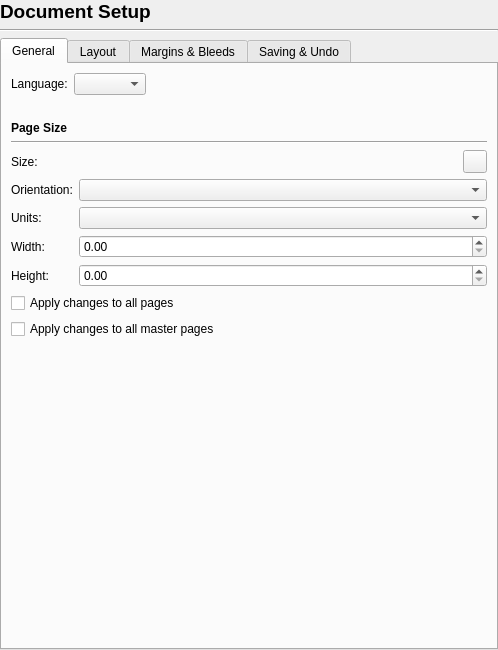
<?xml version="1.0" encoding="UTF-8"?>
<ui version="4.0">
 <class>Prefs_DocumentSetup</class>
 <widget class="QWidget" name="Prefs_DocumentSetup">
  <property name="geometry">
   <rect>
    <x>0</x>
    <y>0</y>
    <width>498</width>
    <height>650</height>
   </rect>
  </property>
  <layout class="QVBoxLayout" name="verticalLayout_2">
   <property name="leftMargin">
    <number>0</number>
   </property>
   <property name="topMargin">
    <number>0</number>
   </property>
   <property name="rightMargin">
    <number>0</number>
   </property>
   <property name="bottomMargin">
    <number>0</number>
   </property>
   <item>
    <widget class="QLabel" name="titleLabel">
     <property name="font">
      <font>
       <pointsize>14</pointsize>
       <bold>true</bold>
      </font>
     </property>
     <property name="text">
      <string>Document Setup</string>
     </property>
    </widget>
   </item>
   <item>
    <widget class="Line" name="line">
     <property name="orientation">
      <enum>Qt::Orientation::Horizontal</enum>
     </property>
    </widget>
   </item>
   <item>
    <widget class="QTabWidget" name="tabWidget">
     <property name="currentIndex">
      <number>0</number>
     </property>
     <widget class="QWidget" name="sizeTab">
      <attribute name="title">
       <string>General</string>
      </attribute>
      <layout class="QVBoxLayout" name="verticalLayout_4">
       <item>
        <layout class="QHBoxLayout" name="horizontalLayout_3">
         <item>
          <widget class="QLabel" name="label_3">
           <property name="text">
            <string>Language:</string>
           </property>
          </widget>
         </item>
         <item>
          <widget class="QComboBox" name="languageComboBox"/>
         </item>
         <item>
          <spacer name="horizontalSpacer_3">
           <property name="orientation">
            <enum>Qt::Orientation::Horizontal</enum>
           </property>
           <property name="sizeHint" stdset="0">
            <size>
             <width>40</width>
             <height>20</height>
            </size>
           </property>
          </spacer>
         </item>
        </layout>
       </item>
       <item>
        <spacer name="verticalSpacer">
         <property name="orientation">
          <enum>Qt::Orientation::Vertical</enum>
         </property>
         <property name="sizeType">
          <enum>QSizePolicy::Policy::Fixed</enum>
         </property>
         <property name="sizeHint" stdset="0">
          <size>
           <width>20</width>
           <height>20</height>
          </size>
         </property>
        </spacer>
       </item>
       <item>
        <widget class="QLabel" name="pageSizeTitleLabel">
         <property name="font">
          <font>
           <bold>true</bold>
          </font>
         </property>
         <property name="text">
          <string>Page Size</string>
         </property>
        </widget>
       </item>
       <item>
        <widget class="Line" name="line_2">
         <property name="orientation">
          <enum>Qt::Orientation::Horizontal</enum>
         </property>
        </widget>
       </item>
       <item>
        <layout class="QFormLayout" name="formLayout">
         <item row="0" column="0">
          <widget class="QLabel" name="pageSizeLabel">
           <property name="text">
            <string>Size:</string>
           </property>
          </widget>
         </item>
         <item row="0" column="1">
          <layout class="QHBoxLayout" name="pageSizeLayout">
           <item>
            <widget class="PageSizeSelector" name="pageSizeSelector" native="true"/>
           </item>
           <item>
            <widget class="QToolButton" name="pageSizeLinkToolButton">
             <property name="arrowType">
              <enum>Qt::ArrowType::NoArrow</enum>
             </property>
            </widget>
           </item>
          </layout>
         </item>
         <item row="1" column="0">
          <widget class="QLabel" name="pageOrientatioLabel">
           <property name="text">
            <string>Orientation:</string>
           </property>
           <property name="buddy">
            <cstring>pageOrientationComboBox</cstring>
           </property>
          </widget>
         </item>
         <item row="1" column="1">
          <widget class="QComboBox" name="pageOrientationComboBox"/>
         </item>
         <item row="2" column="0">
          <widget class="QLabel" name="pageUnitsLabel">
           <property name="text">
            <string>Units:</string>
           </property>
           <property name="buddy">
            <cstring>pageUnitsComboBox</cstring>
           </property>
          </widget>
         </item>
         <item row="2" column="1">
          <widget class="QComboBox" name="pageUnitsComboBox"/>
         </item>
         <item row="3" column="0">
          <widget class="QLabel" name="pageWidthLabel">
           <property name="text">
            <string>Width:</string>
           </property>
           <property name="buddy">
            <cstring>pageWidthSpinBox</cstring>
           </property>
          </widget>
         </item>
         <item row="3" column="1">
          <widget class="ScrSpinBox" name="pageWidthSpinBox"/>
         </item>
         <item row="4" column="0">
          <widget class="QLabel" name="pageHeightLabel">
           <property name="text">
            <string>Height:</string>
           </property>
           <property name="buddy">
            <cstring>pageHeightSpinBox</cstring>
           </property>
          </widget>
         </item>
         <item row="4" column="1">
          <widget class="ScrSpinBox" name="pageHeightSpinBox"/>
         </item>
        </layout>
       </item>
       <item>
        <widget class="QCheckBox" name="applySizesToAllPagesCheckBox">
         <property name="text">
          <string>Apply changes to all pages</string>
         </property>
        </widget>
       </item>
       <item>
        <widget class="QCheckBox" name="applySizesToAllMasterPagesCheckBox">
         <property name="text">
          <string>Apply changes to all master pages</string>
         </property>
        </widget>
       </item>
       <item>
        <spacer name="verticalSpacer_5">
         <property name="orientation">
          <enum>Qt::Orientation::Vertical</enum>
         </property>
         <property name="sizeHint" stdset="0">
          <size>
           <width>20</width>
           <height>20</height>
          </size>
         </property>
        </spacer>
       </item>
      </layout>
     </widget>
     <widget class="QWidget" name="layoutTab">
      <attribute name="title">
       <string>Layout</string>
      </attribute>
      <layout class="QVBoxLayout" name="verticalLayout_6">
       <item>
        <widget class="QLabel" name="pageLayoutTitleLabel">
         <property name="font">
          <font>
           <bold>true</bold>
          </font>
         </property>
         <property name="text">
          <string>Page Layout</string>
         </property>
        </widget>
       </item>
       <item>
        <widget class="Line" name="line_3">
         <property name="orientation">
          <enum>Qt::Orientation::Horizontal</enum>
         </property>
        </widget>
       </item>
       <item>
        <layout class="QFormLayout" name="pageLayoutLayout">
         <item row="4" column="0">
          <widget class="QLabel" name="layoutFirstPageIsLabel">
           <property name="text">
            <string>First Page is:</string>
           </property>
           <property name="buddy">
            <cstring>layoutFirstPageIsComboBox</cstring>
           </property>
          </widget>
         </item>
         <item row="4" column="1">
          <widget class="QComboBox" name="layoutFirstPageIsComboBox">
           <property name="sizeAdjustPolicy">
            <enum>QComboBox::SizeAdjustPolicy::AdjustToContents</enum>
           </property>
          </widget>
         </item>
         <item row="3" column="1">
          <widget class="QRadioButton" name="fourFoldRadioButton">
           <property name="text">
            <string>4-Fold</string>
           </property>
           <attribute name="buttonGroup">
            <string notr="true">pageLayoutButtonGroup</string>
           </attribute>
          </widget>
         </item>
         <item row="2" column="1">
          <widget class="QRadioButton" name="threeFoldRadioButton">
           <property name="text">
            <string>3-Fold</string>
           </property>
           <attribute name="buttonGroup">
            <string notr="true">pageLayoutButtonGroup</string>
           </attribute>
          </widget>
         </item>
         <item row="1" column="1">
          <widget class="QRadioButton" name="facingPagesRadioButton">
           <property name="text">
            <string>Facing Pages</string>
           </property>
           <attribute name="buttonGroup">
            <string notr="true">pageLayoutButtonGroup</string>
           </attribute>
          </widget>
         </item>
         <item row="0" column="1">
          <widget class="QRadioButton" name="singlePageRadioButton">
           <property name="text">
            <string>Single Page</string>
           </property>
           <property name="checked">
            <bool>true</bool>
           </property>
           <attribute name="buttonGroup">
            <string notr="true">pageLayoutButtonGroup</string>
           </attribute>
          </widget>
         </item>
         <item row="5" column="0">
          <widget class="QLabel" name="layoutBindingDirectionLabel">
           <property name="text">
            <string>Binding Direction:</string>
           </property>
          </widget>
         </item>
         <item row="5" column="1">
          <widget class="QRadioButton" name="leftToRightRadioButton">
           <property name="text">
            <string>Left to Right</string>
           </property>
           <attribute name="buttonGroup">
            <string notr="true">bindingDirectionButtonGroup</string>
           </attribute>
          </widget>
         </item>
         <item row="6" column="1">
          <widget class="QRadioButton" name="rightToLeftRadioButton">
           <property name="text">
            <string>Right to Left</string>
           </property>
           <attribute name="buttonGroup">
            <string notr="true">bindingDirectionButtonGroup</string>
           </attribute>
          </widget>
         </item>
        </layout>
       </item>
       <item>
        <spacer name="verticalSpacer_8">
         <property name="orientation">
          <enum>Qt::Orientation::Vertical</enum>
         </property>
         <property name="sizeHint" stdset="0">
          <size>
           <width>20</width>
           <height>353</height>
          </size>
         </property>
        </spacer>
       </item>
      </layout>
     </widget>
     <widget class="QWidget" name="marginsTab">
      <attribute name="title">
       <string>Margins &amp;&amp; Bleeds</string>
      </attribute>
      <layout class="QVBoxLayout" name="verticalLayout_3">
       <property name="leftMargin">
        <number>0</number>
       </property>
       <property name="topMargin">
        <number>0</number>
       </property>
       <property name="rightMargin">
        <number>0</number>
       </property>
       <property name="bottomMargin">
        <number>0</number>
       </property>
       <item>
        <widget class="QScrollArea" name="scrollArea">
         <property name="frameShape">
          <enum>QFrame::Shape::NoFrame</enum>
         </property>
         <property name="frameShadow">
          <enum>QFrame::Shadow::Plain</enum>
         </property>
         <property name="lineWidth">
          <number>0</number>
         </property>
         <property name="widgetResizable">
          <bool>true</bool>
         </property>
         <widget class="QWidget" name="scrollAreaWidgetContents">
          <property name="geometry">
           <rect>
            <x>0</x>
            <y>0</y>
            <width>283</width>
            <height>236</height>
           </rect>
          </property>
          <layout class="QVBoxLayout" name="verticalLayout_5">
           <item>
            <widget class="QLabel" name="marginsTitleLabel">
             <property name="font">
              <font>
               <bold>true</bold>
              </font>
             </property>
             <property name="text">
              <string>Margins</string>
             </property>
            </widget>
           </item>
           <item>
            <widget class="Line" name="line_5">
             <property name="orientation">
              <enum>Qt::Orientation::Horizontal</enum>
             </property>
            </widget>
           </item>
           <item>
            <layout class="QHBoxLayout" name="horizontalLayout_6">
             <property name="leftMargin">
              <number>0</number>
             </property>
             <property name="topMargin">
              <number>0</number>
             </property>
             <property name="rightMargin">
              <number>0</number>
             </property>
             <property name="bottomMargin">
              <number>0</number>
             </property>
             <item>
              <widget class="NewMarginWidget" name="marginsWidget" native="true"/>
             </item>
             <item>
              <spacer name="horizontalSpacer_6">
               <property name="orientation">
                <enum>Qt::Orientation::Horizontal</enum>
               </property>
               <property name="sizeHint" stdset="0">
                <size>
                 <width>40</width>
                 <height>20</height>
                </size>
               </property>
              </spacer>
             </item>
            </layout>
           </item>
           <item>
            <widget class="QCheckBox" name="applyMarginsToAllPagesCheckBox">
             <property name="text">
              <string>Apply changes to all pages</string>
             </property>
            </widget>
           </item>
           <item>
            <widget class="QCheckBox" name="applyMarginsToAllMasterPagesCheckBox">
             <property name="text">
              <string>Apply changes to all master pages</string>
             </property>
            </widget>
           </item>
           <item>
            <spacer name="verticalSpacer_3">
             <property name="orientation">
              <enum>Qt::Orientation::Vertical</enum>
             </property>
             <property name="sizeType">
              <enum>QSizePolicy::Policy::Fixed</enum>
             </property>
             <property name="sizeHint" stdset="0">
              <size>
               <width>20</width>
               <height>20</height>
              </size>
             </property>
            </spacer>
           </item>
           <item>
            <widget class="QLabel" name="bleedsTitleLabel">
             <property name="font">
              <font>
               <bold>true</bold>
              </font>
             </property>
             <property name="text">
              <string>Bleeds</string>
             </property>
            </widget>
           </item>
           <item>
            <widget class="Line" name="line_4">
             <property name="orientation">
              <enum>Qt::Orientation::Horizontal</enum>
             </property>
            </widget>
           </item>
           <item>
            <layout class="QHBoxLayout" name="horizontalLayout_7">
             <property name="leftMargin">
              <number>0</number>
             </property>
             <property name="topMargin">
              <number>0</number>
             </property>
             <property name="rightMargin">
              <number>0</number>
             </property>
             <property name="bottomMargin">
              <number>0</number>
             </property>
             <item>
              <widget class="NewMarginWidget" name="bleedsWidget" native="true"/>
             </item>
             <item>
              <spacer name="horizontalSpacer_7">
               <property name="orientation">
                <enum>Qt::Orientation::Horizontal</enum>
               </property>
               <property name="sizeHint" stdset="0">
                <size>
                 <width>40</width>
                 <height>20</height>
                </size>
               </property>
              </spacer>
             </item>
            </layout>
           </item>
           <item>
            <spacer name="verticalSpacer_4">
             <property name="orientation">
              <enum>Qt::Orientation::Vertical</enum>
             </property>
             <property name="sizeHint" stdset="0">
              <size>
               <width>20</width>
               <height>0</height>
              </size>
             </property>
            </spacer>
           </item>
          </layout>
         </widget>
        </widget>
       </item>
      </layout>
     </widget>
     <widget class="QWidget" name="saveTab">
      <attribute name="title">
       <string>Saving &amp;&amp; Undo</string>
      </attribute>
      <layout class="QVBoxLayout" name="verticalLayout">
       <item>
        <widget class="QCheckBox" name="saveCompressedCheckBox">
         <property name="text">
          <string>Save in Compressed Format</string>
         </property>
        </widget>
       </item>
       <item>
        <widget class="QCheckBox" name="emergencyCheckBox">
         <property name="text">
          <string>Try to save an &quot;Emergency File&quot; in case of a crash</string>
         </property>
        </widget>
       </item>
       <item>
        <spacer name="verticalSpacer_6">
         <property name="orientation">
          <enum>Qt::Orientation::Vertical</enum>
         </property>
         <property name="sizeType">
          <enum>QSizePolicy::Policy::Fixed</enum>
         </property>
         <property name="sizeHint" stdset="0">
          <size>
           <width>20</width>
           <height>20</height>
          </size>
         </property>
        </spacer>
       </item>
       <item>
        <widget class="QLabel" name="autosaveTitleLable">
         <property name="font">
          <font>
           <bold>true</bold>
          </font>
         </property>
         <property name="text">
          <string>Autosave</string>
         </property>
        </widget>
       </item>
       <item>
        <widget class="Line" name="line_6">
         <property name="orientation">
          <enum>Qt::Orientation::Horizontal</enum>
         </property>
        </widget>
       </item>
       <item>
        <widget class="QCheckBox" name="autosaveCheckBox">
         <property name="text">
          <string>Enable automatic saving of documents</string>
         </property>
        </widget>
       </item>
       <item>
        <layout class="QHBoxLayout" name="horizontalLayout">
         <item>
          <layout class="QGridLayout" name="gridLayout">
           <item row="0" column="0">
            <widget class="QLabel" name="label">
             <property name="text">
              <string>Interval:</string>
             </property>
            </widget>
           </item>
           <item row="0" column="1">
            <widget class="QSpinBox" name="autosaveIntervalSpinBox">
             <property name="suffix">
              <string> min</string>
             </property>
             <property name="minimum">
              <number>1</number>
             </property>
            </widget>
           </item>
           <item row="1" column="0">
            <widget class="QLabel" name="label_2">
             <property name="text">
              <string>Number of files to keep:</string>
             </property>
            </widget>
           </item>
           <item row="1" column="1">
            <widget class="QSpinBox" name="autosaveCountSpinBox">
             <property name="minimum">
              <number>1</number>
             </property>
            </widget>
           </item>
          </layout>
         </item>
         <item>
          <spacer name="horizontalSpacer_2">
           <property name="orientation">
            <enum>Qt::Orientation::Horizontal</enum>
           </property>
           <property name="sizeHint" stdset="0">
            <size>
             <width>40</width>
             <height>20</height>
            </size>
           </property>
          </spacer>
         </item>
        </layout>
       </item>
       <item>
        <layout class="QGridLayout" name="gridLayout_2">
         <item row="0" column="0" colspan="3">
          <widget class="QRadioButton" name="autosaveDocRadio">
           <property name="text">
            <string>Save into the same directory as the document</string>
           </property>
           <property name="checked">
            <bool>true</bool>
           </property>
          </widget>
         </item>
         <item row="1" column="0">
          <widget class="QRadioButton" name="autosaveDirRadio">
           <property name="text">
            <string>Save into:</string>
           </property>
          </widget>
         </item>
         <item row="1" column="1">
          <widget class="QLineEdit" name="autosaveDirEdit"/>
         </item>
         <item row="1" column="2">
          <widget class="QPushButton" name="changeAutoDir">
           <property name="text">
            <string>Change...</string>
           </property>
           <property name="flat">
            <bool>false</bool>
           </property>
          </widget>
         </item>
        </layout>
       </item>
       <item>
        <widget class="QCheckBox" name="autosaveKeepCheckBox">
         <property name="text">
          <string>Keep backup files after closing the document</string>
         </property>
        </widget>
       </item>
       <item>
        <widget class="QCheckBox" name="showAutosaveClockOnCanvasCheckBox">
         <property name="text">
          <string>Show autosave countdown clock on the canvas</string>
         </property>
        </widget>
       </item>
       <item>
        <spacer name="verticalSpacer_7">
         <property name="orientation">
          <enum>Qt::Orientation::Vertical</enum>
         </property>
         <property name="sizeType">
          <enum>QSizePolicy::Policy::Maximum</enum>
         </property>
         <property name="sizeHint" stdset="0">
          <size>
           <width>20</width>
           <height>20</height>
          </size>
         </property>
        </spacer>
       </item>
       <item>
        <widget class="QLabel" name="undoRedoTitleLabel">
         <property name="font">
          <font>
           <bold>true</bold>
          </font>
         </property>
         <property name="text">
          <string>Undo / Redo</string>
         </property>
        </widget>
       </item>
       <item>
        <widget class="Line" name="line_7">
         <property name="orientation">
          <enum>Qt::Orientation::Horizontal</enum>
         </property>
        </widget>
       </item>
       <item>
        <widget class="QCheckBox" name="undoCheckBox">
         <property name="text">
          <string>Enable Undo/Redo System</string>
         </property>
        </widget>
       </item>
       <item>
        <layout class="QHBoxLayout" name="horizontalLayout_2">
         <item>
          <widget class="QLabel" name="undoLengthLabel">
           <property name="text">
            <string>Action History Length:</string>
           </property>
          </widget>
         </item>
         <item>
          <widget class="QSpinBox" name="undoLengthSpinBox"/>
         </item>
         <item>
          <spacer name="horizontalSpacer">
           <property name="orientation">
            <enum>Qt::Orientation::Horizontal</enum>
           </property>
           <property name="sizeHint" stdset="0">
            <size>
             <width>40</width>
             <height>20</height>
            </size>
           </property>
          </spacer>
         </item>
        </layout>
       </item>
       <item>
        <spacer name="verticalSpacer_2">
         <property name="orientation">
          <enum>Qt::Orientation::Vertical</enum>
         </property>
         <property name="sizeHint" stdset="0">
          <size>
           <width>20</width>
           <height>20</height>
          </size>
         </property>
        </spacer>
       </item>
      </layout>
     </widget>
    </widget>
   </item>
  </layout>
 </widget>
 <customwidgets>
  <customwidget>
   <class>ScrSpinBox</class>
   <extends>QDoubleSpinBox</extends>
   <header location="global">ui/scrspinbox.h</header>
  </customwidget>
  <customwidget>
   <class>NewMarginWidget</class>
   <extends>QWidget</extends>
   <header location="global">ui/newmarginwidget.h</header>
   <container>1</container>
  </customwidget>
  <customwidget>
   <class>PageSizeSelector</class>
   <extends>QWidget</extends>
   <header>ui/widgets/pagesizeselector.h</header>
   <container>1</container>
  </customwidget>
 </customwidgets>
 <tabstops>
  <tabstop>tabWidget</tabstop>
  <tabstop>languageComboBox</tabstop>
  <tabstop>pageSizeLinkToolButton</tabstop>
  <tabstop>pageOrientationComboBox</tabstop>
  <tabstop>pageUnitsComboBox</tabstop>
  <tabstop>pageWidthSpinBox</tabstop>
  <tabstop>pageHeightSpinBox</tabstop>
  <tabstop>applySizesToAllPagesCheckBox</tabstop>
  <tabstop>applySizesToAllMasterPagesCheckBox</tabstop>
  <tabstop>singlePageRadioButton</tabstop>
  <tabstop>facingPagesRadioButton</tabstop>
  <tabstop>threeFoldRadioButton</tabstop>
  <tabstop>fourFoldRadioButton</tabstop>
  <tabstop>layoutFirstPageIsComboBox</tabstop>
  <tabstop>scrollArea</tabstop>
  <tabstop>applyMarginsToAllPagesCheckBox</tabstop>
  <tabstop>applyMarginsToAllMasterPagesCheckBox</tabstop>
  <tabstop>saveCompressedCheckBox</tabstop>
  <tabstop>emergencyCheckBox</tabstop>
  <tabstop>autosaveCheckBox</tabstop>
  <tabstop>autosaveIntervalSpinBox</tabstop>
  <tabstop>autosaveCountSpinBox</tabstop>
  <tabstop>autosaveDocRadio</tabstop>
  <tabstop>autosaveDirRadio</tabstop>
  <tabstop>autosaveDirEdit</tabstop>
  <tabstop>changeAutoDir</tabstop>
  <tabstop>autosaveKeepCheckBox</tabstop>
  <tabstop>showAutosaveClockOnCanvasCheckBox</tabstop>
  <tabstop>undoCheckBox</tabstop>
  <tabstop>undoLengthSpinBox</tabstop>
 </tabstops>
 <resources/>
 <connections>
  <connection>
   <sender>autosaveDocRadio</sender>
   <signal>clicked(bool)</signal>
   <receiver>autosaveDirEdit</receiver>
   <slot>setDisabled(bool)</slot>
   <hints>
    <hint type="sourcelabel">
     <x>68</x>
     <y>261</y>
    </hint>
    <hint type="destinationlabel">
     <x>151</x>
     <y>285</y>
    </hint>
   </hints>
  </connection>
  <connection>
   <sender>autosaveDocRadio</sender>
   <signal>clicked(bool)</signal>
   <receiver>changeAutoDir</receiver>
   <slot>setDisabled(bool)</slot>
   <hints>
    <hint type="sourcelabel">
     <x>209</x>
     <y>260</y>
    </hint>
    <hint type="destinationlabel">
     <x>465</x>
     <y>286</y>
    </hint>
   </hints>
  </connection>
  <connection>
   <sender>autosaveDirRadio</sender>
   <signal>clicked(bool)</signal>
   <receiver>autosaveDirEdit</receiver>
   <slot>setEnabled(bool)</slot>
   <hints>
    <hint type="sourcelabel">
     <x>74</x>
     <y>293</y>
    </hint>
    <hint type="destinationlabel">
     <x>142</x>
     <y>296</y>
    </hint>
   </hints>
  </connection>
  <connection>
   <sender>autosaveDirRadio</sender>
   <signal>clicked(bool)</signal>
   <receiver>changeAutoDir</receiver>
   <slot>setEnabled(bool)</slot>
   <hints>
    <hint type="sourcelabel">
     <x>85</x>
     <y>283</y>
    </hint>
    <hint type="destinationlabel">
     <x>469</x>
     <y>290</y>
    </hint>
   </hints>
  </connection>
 </connections>
 <buttongroups>
  <buttongroup name="pageLayoutButtonGroup"/>
  <buttongroup name="bindingDirectionButtonGroup"/>
 </buttongroups>
</ui>
